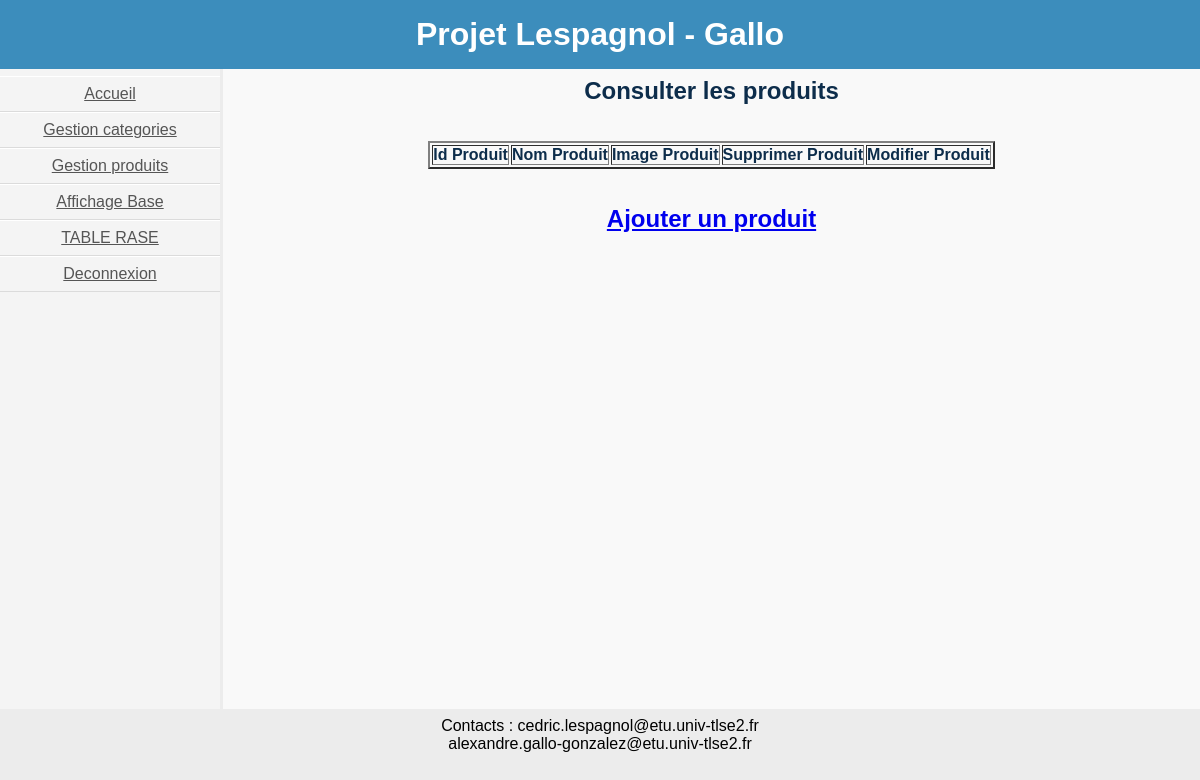
/v/ListeProduit.php (signed in), run on an earlier commit of the app's database.
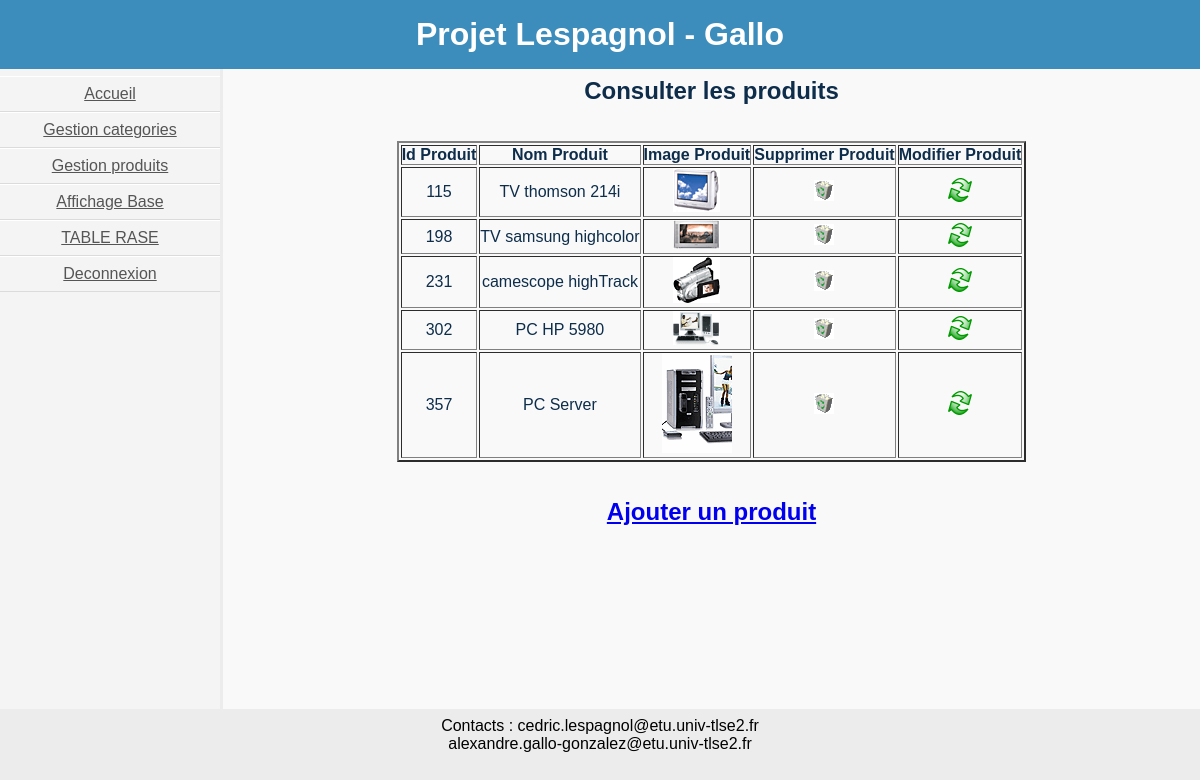
And on a later commit of the database.
### tables this page shows
CREATE TABLE Produit
(
	idProd VARCHAR(5),
	idCat VARCHAR(3),
	nomProd VARCHAR(20),
	detailProd VARCHAR(25),
	imageProd VARCHAR(20),
	estNouveauProd TINYINT(1),
	estPromoProd TINYINT(1),
	estSelectProd TINYINT(1),
	poidsProd TINYINT(3),
	estDispoProd TINYINT(1),
	delaiProd VARCHAR(20),
	prixHTprod NUMERIC(7,2),
	prixHTpromoPro NUMERIC(7,2),
	tauxTVAprod NUMERIC(3,1),
	PRIMARY KEY(idProd),
	FOREIGN KEY(idCat) REFERENCES Categorie (idCat)
);

### v/ListeProduit.php (the view, shortened to what this page needs)
<!DOCTYPE html>
<html>
<head>
	<link rel="stylesheet" href="./include/styles.css" />
</head>
<body>
	<?php
		include("./include/header.php");
    require_once("connect.inc.php");
	?>
	<div class="wrapper">
		<?php include("./include/menusA.php"); ?>
		<section id="content">
			<?php
        echo "<h1>Consulter les produits </h1>";
        echo "<BR/><BR/>";
					echo "<center><table align='center' border='2' >";
						echo "<tr><th>Id Produit</th><th>Nom Produit</th><th>Image Produit</th><th>Supprimer Produit</th><th>Modifier Produit</th></tr>";
            $result = $conn -> prepare("Select idProd, nomProd, imageProd FROM Produit");
            $result->execute();
						while($donnees = $result->fetch(PDO::FETCH_ASSOC)){
		          echo "<tr>";
              echo "<td>".$donnees['idProd']."</td>";
              echo "<td>".$donnees['nomProd']."</td>";
              echo "<td><a href=\"DetailProduit.php?idProd=$donnees[idProd]\"><img src=\"images/produits/".$donnees['imageProd']."\" border=\"0\" /></a></td>";
              echo "<td><a href=\"SupprProduit.php?idProd=$donnees[idProd]\"><img src=\"images/corbeille.png\" border=\"0\" /></a></td>";
              echo "<td><a href=\"ModifProduit.php?idProd=$donnees[idProd]\"><img src=\"images/modifier.gif\" border=\"0\" /></a></td>";
							echo "</tr>";
          	}
					echo "</table></center>";
					echo "<BR/><BR/>";
          echo "<center><a href=\"AjouterProduit.php\"><h2>Ajouter un produit</h2></a></center>";
			?>
		</section>
	</div>
	<?php include("./include/footer.php"); ?>
</body>
</html>

### v/include/header.php
<header class="globalHeader" id="top">
	<h1><a href="#">Projet Lespagnol - Gallo</a></h1>
</header>

### v/include/menusA.php (shortened to what this page needs)
<nav class="sidebar">
  <ul>
    <li><a href="index.php">Accueil</a></li>
    <li><a href="ListeCategories.php">Gestion categories</a></li>
    <li><a href="ListeProduit.php">Gestion produits</a></li>
    <li><a href="AffichageBase.php">Affichage Base</a></li>
    <li><a href="RazBase.php">TABLE RASE</a></li>
    <li><a href="deconnexion.php">Deconnexion</a></li>
  </ul>
</nav>

### v/include/footer.php
<footer class="globalFooter" id="bottom">
  <p>Contacts : cedric.lespagnol@etu.univ-tlse2.fr</p>
  <p>alexandre.gallo-gonzalez@etu.univ-tlse2.fr </p>
</footer>

### v/include/styles.css (style rules this page uses)
* { margin: 0; padding: 0; }
html, body { height: 100%; font-family: sans-serif; background-color: #ECECEC; }
.globalHeader { background-color: #3C8DBC; }
.globalHeader a { display: block; color: white; padding: 0.5em 0; text-decoration: none; text-align: center; }
.wrapper { display: table; table-layout: fixed; width: 100%; height: 80%; background: #f9f9f9; }
.sidebar { display: table-cell; width: 220px; background-color: #F4F4F4; border-right: 3px solid #ECECEC; }
.sidebar a { display: block; padding: 0.5em 0; color: #555; text-align: center; border-top: 1px solid #FFFFFF; border-bottom: 1px solid #DBDBDB; }
section { display: table-cell; color: #0d2d4b; padding: 0.5em; text-align: center; background-color: #F9F9F9; }
.globalFooter { padding: 0.5em 0; text-align: center; }
td { text-align: center; }

What changed in the data, as far as the page shows it:
added produit: idProd "115", nomProd "TV thomson 214i", imageProd (picture)
added produit: idProd "198", nomProd "TV samsung highcolor", imageProd (picture)
added produit: idProd "231", nomProd "camescope highTrack", imageProd (picture)
added produit: idProd "302", nomProd "PC HP 5980", imageProd (picture)
added produit: idProd "357", nomProd "PC Server", imageProd (picture)
